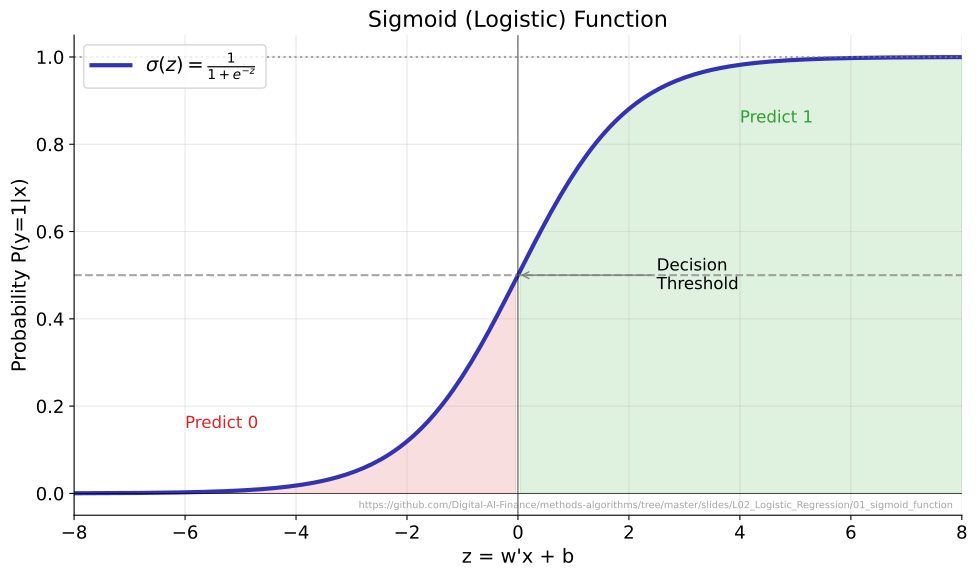

Source code (Python):
"""Sigmoid Function - The logistic activation function"""
import matplotlib.pyplot as plt
import numpy as np
from pathlib import Path

plt.rcParams.update({
    'font.size': 14, 'axes.labelsize': 14, 'axes.titlesize': 16,
    'xtick.labelsize': 13, 'ytick.labelsize': 13, 'legend.fontsize': 13,
    'figure.figsize': (10, 6), 'figure.dpi': 150
})

MLPURPLE = '#3333B2'
MLBLUE = '#0066CC'
MLORANGE = '#FF7F0E'
MLGREEN = '#2CA02C'
MLRED = '#D62728'

def sigmoid(z):
    return 1 / (1 + np.exp(-z))

z = np.linspace(-8, 8, 200)
y = sigmoid(z)

fig, ax = plt.subplots(figsize=(10, 6))

ax.plot(z, y, color=MLPURPLE, linewidth=3, label=r'$\sigma(z) = \frac{1}{1 + e^{-z}}$')
ax.axhline(y=0.5, color='gray', linestyle='--', alpha=0.7, linewidth=1.5)
ax.axhline(y=0, color='black', linewidth=0.5)
ax.axhline(y=1, color='gray', linestyle=':', alpha=0.7, linewidth=1.5)
ax.axvline(x=0, color='black', linewidth=0.5)

# Annotations
ax.annotate('Decision\nThreshold', xy=(0, 0.5), xytext=(2.5, 0.5),
            fontsize=12, ha='left', va='center',
            arrowprops=dict(arrowstyle='->', color='gray'))
ax.annotate('Predict 1', xy=(4, 0.85), fontsize=12, color=MLGREEN)
ax.annotate('Predict 0', xy=(-6, 0.15), fontsize=12, color=MLRED)

# Shade regions
ax.fill_between(z[z >= 0], 0, y[z >= 0], alpha=0.15, color=MLGREEN)
ax.fill_between(z[z <= 0], 0, y[z <= 0], alpha=0.15, color=MLRED)

ax.set_xlabel('z = w\'x + b')
ax.set_ylabel('Probability P(y=1|x)')
ax.set_title('Sigmoid (Logistic) Function')
ax.set_xlim(-8, 8)
ax.set_ylim(-0.05, 1.05)
ax.legend(loc='upper left', fontsize=14)
ax.grid(True, alpha=0.3)

plt.tight_layout()
plt.savefig(Path(__file__).parent / 'chart.pdf', dpi=300, bbox_inches='tight')
plt.close()
print("Chart saved: 01_sigmoid_function/chart.pdf")
